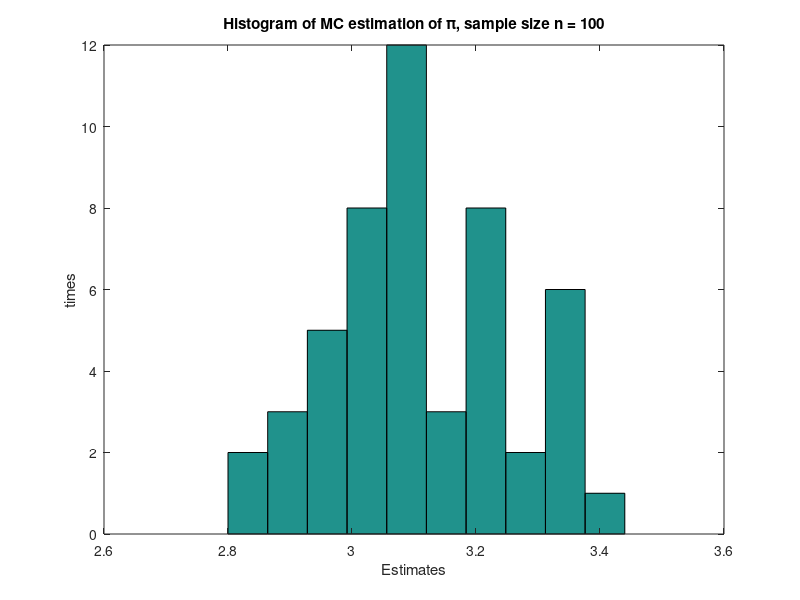
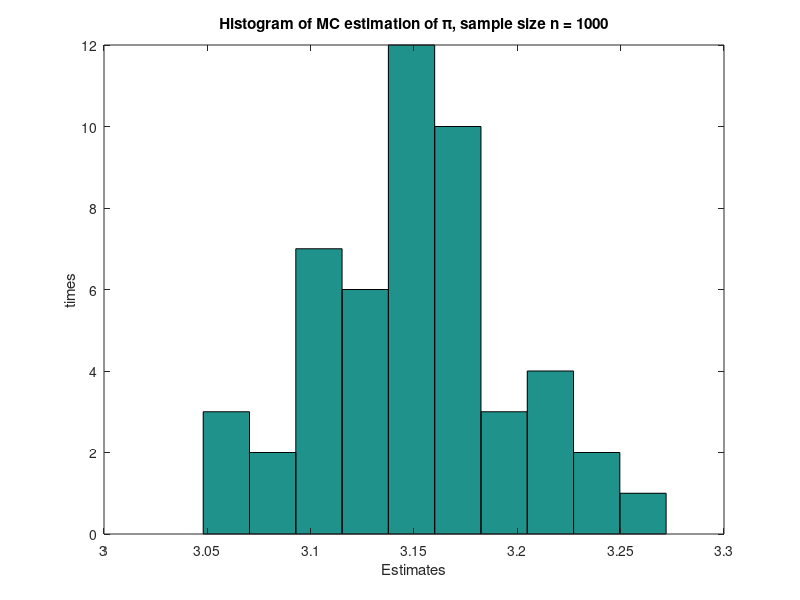
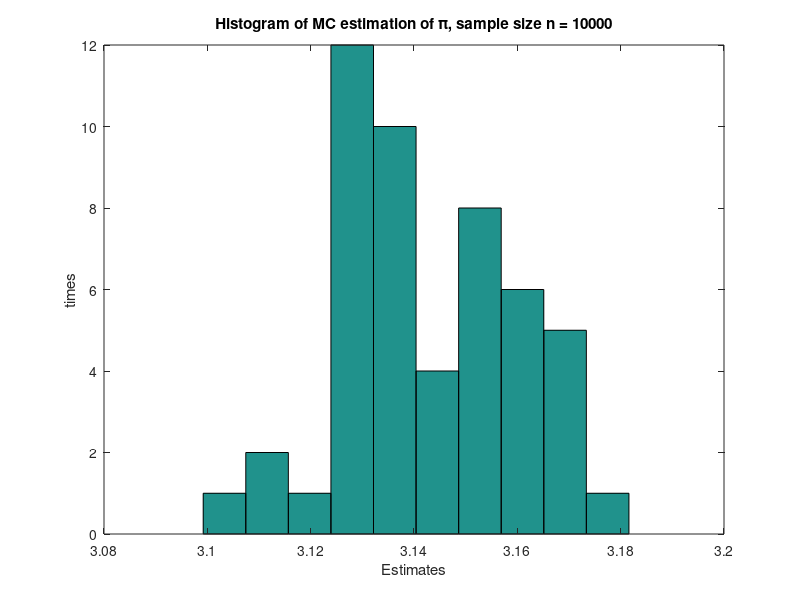
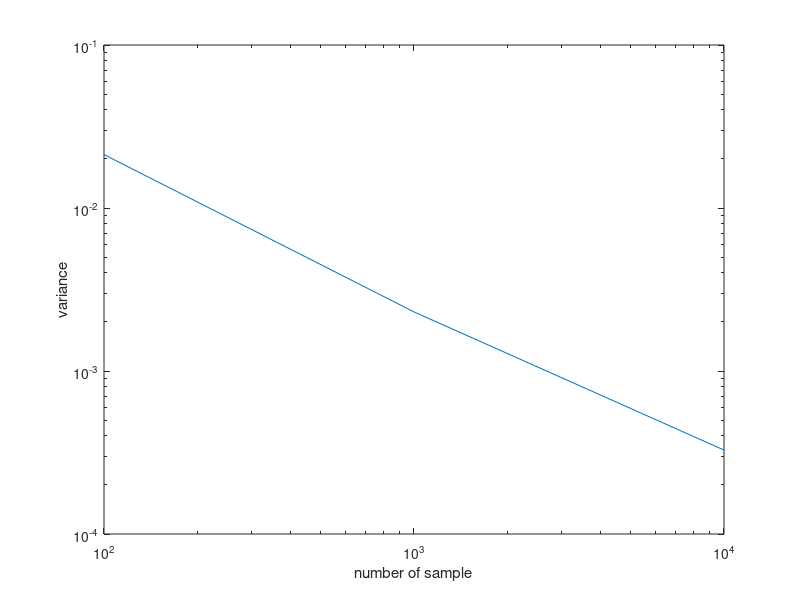

The MATLAB source for these figures, in order:
close all, clear all
%% part a
piEstimate(50) = 0;
n = 100; % number of Monte Carlo samples
for i=1:50
    
    x = rand(n, 1); % sample the input random variable x
    y = rand(n, 1); % sample the input random variable y
    isInside = (x.^2 + y.^2 < 1); % is the point inside a unit circle?
    percentage = sum(isInside) / n; % compute statistics: the inside percentage
    piEstimate(i) = percentage * 4;
end
hist(piEstimate)
mu = mean(piEstimate);
title('Histogram of MC estimation of \pi, sample size n = 100')
%title('Histogram of MC estimation of \pi, sample size n = 100, \mu_estimate = %f',mu)
xlabel('Estimates'),ylabel('times')
sig100 = var(piEstimate);

%% part b

piEstimate(50) = 0;
n = 1000; % number of Monte Carlo samples
for i=1:50
    
    x = rand(n, 1); % sample the input random variable x
    y = rand(n, 1); % sample the input random variable y
    isInside = (x.^2 + y.^2 < 1); % is the point inside a unit circle?
    percentage = sum(isInside) / n; % compute statistics: the inside percentage
    piEstimate(i) = percentage * 4;
end
figure
hist(piEstimate)
title('Histogram of MC estimation of \pi, sample size n = 1000')
xlabel('Estimates'),ylabel('times')
mean(piEstimate)
sig1000 = var(piEstimate);

piEstimate(50) = 0;
n = 10000; % number of Monte Carlo samples
for i=1:50
    
    x = rand(n, 1); % sample the input random variable x
    y = rand(n, 1); % sample the input random variable y
    isInside = (x.^2 + y.^2 < 1); % is the point inside a unit circle?
    percentage = sum(isInside) / n; % compute statistics: the inside percentage
    piEstimate(i) = percentage * 4;
end
figure
hist(piEstimate)
title('Histogram of MC estimation of \pi, sample size n = 10000')
xlabel('Estimates'),ylabel('times')
mean(piEstimate)
sig10000 = var(piEstimate);

figure,loglog([100,1000,10000],[sig100,sig1000,sig10000])
xlabel('number of sample'),ylabel('variance')
%% part c
aEstimate(50) = 0;
n = 100; % number of Monte Carlo samples
sampleArea = 1*1*4;
for i=1:50
    
    x = rand(n, 1); % sample the input random variable x
    y = rand(n, 1); % sample the input random variable y
    z = 4*rand(n, 1); % sample the input random variable z
    isInside = (z < abs(4 .* x - 2) .* abs(4 .* y - 2));
    aEstimate(i) = sum(isInside)* sampleArea / n;
end
figure
hist(aEstimate)
mean(aEstimate)
var(aEstimate)